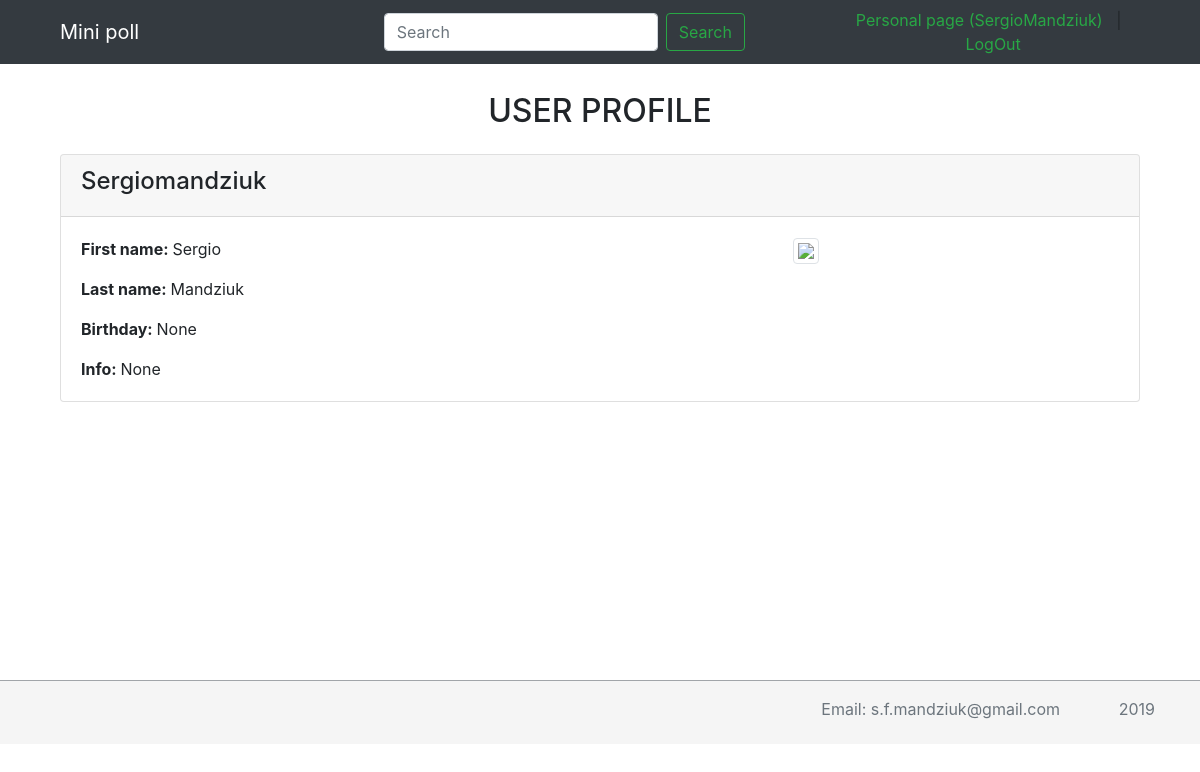
The page /profile/ (signed in) on the database its author committed.
### core/models.py (models this page shows)
class AdvUser(AbstractUser):
    avatar = models.ImageField('photo', upload_to='avatar_img', null=True, blank=True)
    birthday = models.DateField(null=True, blank=True)
    info = models.TextField(blank=True, null=True)
    def __str__(self):
        return self.username

### core/views.py (the view)
# urls.py: path('profile/', profile_view, name='profile'),
@login_required
def profile_view(request):
    current_user = request.user
    user_profile = AdvUser.objects.get(username=current_user)
    context = {
        'current_user': current_user,
        'user_profile': user_profile
    }
    return render(request, "core/profile.html", context=context)

### core/templates/core/profile.html
{% extends 'base.html' %}
{% block content %}
<div class="container">
    <h2 class="text-center text-uppercase m-4">User profile</h2>
    <div class="card">
      <div class="card-header">
        <h4>{{ current_user.username|title }}</h4>
      </div>
      <div class="card-body row">
        <div class="col-md-8">
            <p class="card-text"><b>First name: </b>{{ user_profile.first_name }}</p>
            <p class="card-text"><b>Last name: </b>{{ user_profile.last_name }}</p>
            <p class="card-text"><b>Birthday: </b>{{ user_profile.birthday }}</p>
            <p class="card-text"><b>Info: </b>{{ user_profile.info }}</p>
        </div>
        <div class="col-md-4">
            <img src="/media/{{ user_profile.avatar }}" class="rounded img-thumbnail">
        </div>
      </div>
    </div>
</div>
{% endblock %}

### templates/base.html (shortened to what this page needs)
{% load static %}
<!doctype html>
<html lang="en">
  <head>
    <link rel="stylesheet" href="{% static 'css/bootstrap.min.css' %}">
    <link rel="stylesheet" href="{% static 'css/style.css' %}">
  </head>
  <body class="d-flex flex-column">
    <div class="wrapper">
        <header>
          <nav class="navbar navbar-expand-md navbar-dark fixed-top bg-dark">
            <div class="container">
              <div class="col">
                <a class="navbar-brand" href="{% url 'home' %}">Mini poll</a>
              </div>
              <div class="col-5 justify-content-md-center">
                <form class="form-inline mt-2 mt-md-0" action="{% url 'tests_list' %}">
                  <input class="form-control mr-sm-2" type="text" placeholder="Search" aria-label="Search" name="search">
                  <button class="btn btn-outline-success my-2 my-sm-0" type="submit">Search</button>
                </form>
              </div>
            <div class="col user-panel">
                <div class="profile text-center">
                  {% if request.user.is_authenticated %}
                    <a href="{% url 'profile' %}" class="login"><span class="d-none d-md-inline text-success">Personal page ({{ request.user }})</span></a> &nbsp; | &nbsp;
                    <a href="{% url 'logout' %}" class="logout"><span class="d-none d-md-inline text-success">LogOut</span></a>
                  {% else %}
                    <a href="/login/" class="login"><span class="d-none d-md-inline text-success">LogIn</span></a> &nbsp; | &nbsp;
                    <a href="{% url 'registration' %}" class="registration"><span class="d-none d-md-inline text-success">Register</span></a>
                  {% endif %}
                </div>
            </div>
            </div>
          </nav>
        </header>
      <main role="main" class="flex-shrink-0">
        <div class="container mt-2 mb-2">
          {% block content %}
          {% endblock %}
        </div>
      </main>
    </div>
    <footer class="footer mt-auto py-3">
      <div class="container">
        <div class="row">
          <div class="col-11 text-right">
            <a class="text-muted text-right" href="mailto: s.f.mandziuk@gmail.com">Email: s.f.mandziuk@gmail.com</a>
          </div>
          <div class="col-1 text-right"><span class="text-muted">2019</span></div>
        </div>
      </div>
    </footer>
  </body>
</html>

### core/static/css/style.css (style rules this page uses)
* { margin:0; padding:0; }
main { min-height: calc(100vh - 128px); }
main > .container { padding: 60px 15px 0; }
.footer { height: 64px; background-color: #f5f5f5; bottom: 0; width: 100%; border-top: 1px solid #a1a5a9; }
.footer > .container { padding-right: 15px; padding-left: 15px; }

### rows shown on the page
AdvUser: user "SergioMandziuk", username "Sergiomandziuk", first_name "Sergio", last_name "Mandziuk", birthday "None", info "None"
